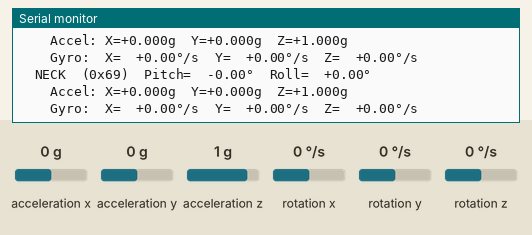
A sketch run on a simulated ESP32. Parts: the last lines printed to the serial monitor. Wiring (inferred from the names in the program): MPU-6050 motion sensor at I2C address 0x68; MPU-6050 motion sensor at I2C address 0x69. Inputs (shaded band) come from the test bench; at power-on: acceleration x 0 g, acceleration y 0 g, acceleration z 1 g, rotation x 0 °/s, rotation y 0 °/s, rotation z 0 °/s.

Above: at 2.0 s.
2.1 s: acceleration x set to -1.4 g
At 2.65 s:
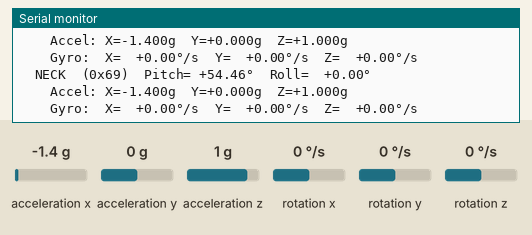
3.8 s: acceleration y set to -1.4 g
At 4.15 s:
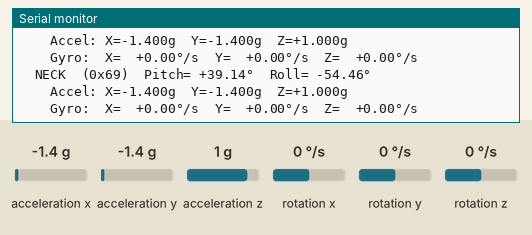
5.3 s: acceleration z set to -1.4 g
At 5.65 s:
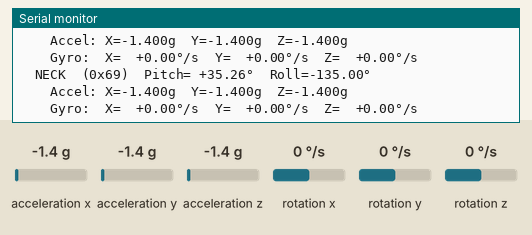
6.8 s: rotation x set to -192 °/s
At 7.15 s:
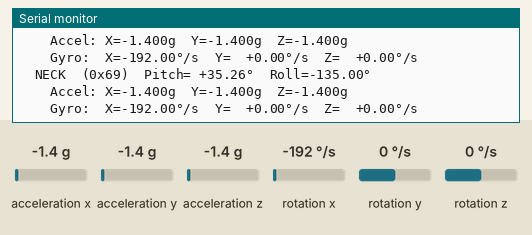
8.3 s: rotation y set to -192 °/s
At 8.65 s:
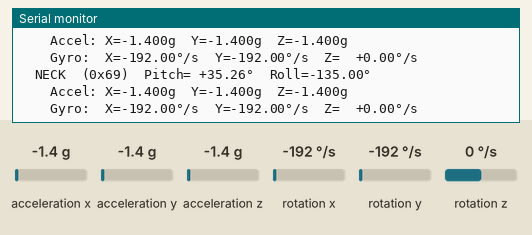
9.8 s: rotation z set to -192 °/s
At 10.15 s:
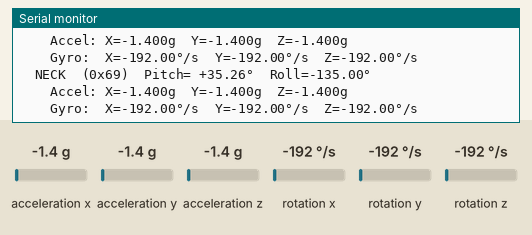
Timing chart, 0 to 12.3 s (numbered marks = the images above; inputs shaded):
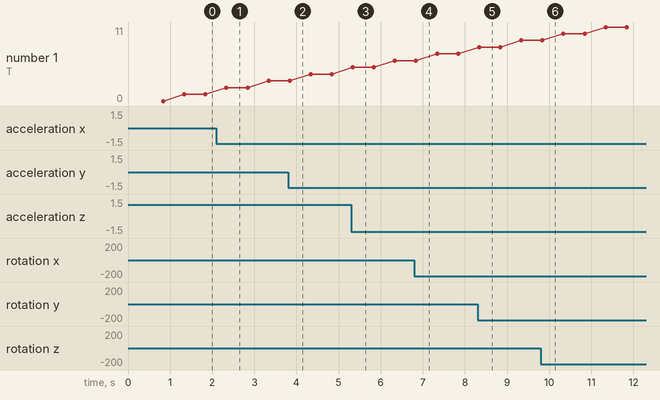

The sketch:

mpu6050_test.ino
```cpp
/*
 * ═══════════════════════════════════════════════════════════
 *  PoseGuide – Dual MPU6050 Test
 *  File: Hardware/mpu6050_test.ino
 * ═══════════════════════════════════════════════════════════
 *
 *  Tests BOTH MPU6050 sensors over I2C.
 *  No WiFi or extra libraries needed — uses Wire.h only.
 *
 *  WIRING (both MPUs share the same SDA/SCL lines):
 *
 *    ESP32 3.3V  ──┬── MPU #1 VCC      ── MPU #2 VCC
 *    ESP32 GND   ──┼── MPU #1 GND      ── MPU #2 GND
 *    ESP32 GPIO21──┼── MPU #1 SDA      ── MPU #2 SDA
 *    ESP32 GPIO22──┼── MPU #1 SCL      ── MPU #2 SCL
 *                  │
 *    ESP32 GND   ──┘── MPU #1 AD0  (address = 0x68, T4 torso)
 *    ESP32 3.3V  ────── MPU #2 AD0  (address = 0x69, C7 neck)
 *
 *  AD0 = GND  →  I2C address 0x68
 *  AD0 = 3.3V →  I2C address 0x69
 *
 *  What this sketch does:
 *    1. Scans I2C bus and reports what's found
 *    2. Initialises both MPUs (wakes them from sleep mode)
 *    3. Prints raw accel + gyro values every 500ms
 *    4. Computes simple pitch & roll from accelerometer
 *    5. Warns if a sensor is missing or returning bad data
 * ═══════════════════════════════════════════════════════════
 */

#include <Wire.h>

// ── I2C Pins (ESP32 default) ───────────────────────────────
#define SDA_PIN  21
#define SCL_PIN  22

// ── MPU6050 I2C Addresses ──────────────────────────────────
#define MPU_TORSO  0x68   // AD0 → GND  (T4, lower back sensor)
#define MPU_NECK   0x69   // AD0 → 3.3V (C7, neck/upper back sensor)

// ── MPU6050 Register Addresses ────────────────────────────
#define MPU_REG_PWR_MGMT_1   0x6B
#define MPU_REG_ACCEL_XOUT_H 0x3B
#define MPU_REG_WHO_AM_I     0x75
#define MPU_EXPECTED_WHOAMI  0x68   // WHO_AM_I always returns 0x68 regardless of AD0

// ── Config ─────────────────────────────────────────────────
#define SERIAL_BAUD   115200
#define READ_INTERVAL 500    // ms between readings

// ── Sensor raw data struct ─────────────────────────────────
struct MPUData {
  int16_t ax, ay, az;   // accelerometer raw (±2g range → ÷16384 = g)
  int16_t gx, gy, gz;   // gyroscope raw (±250°/s range → ÷131 = °/s)
  float pitch, roll;     // computed from accel (tilt angles in degrees)
  bool   ok;             // false if sensor not responding
};

// ── Globals ─────────────────────────────────────────────────
bool torsoOk = false;
bool neckOk  = false;
unsigned long lastRead = 0;

// ──────────────────────────────────────────────────────────
void setup() {
  Serial.begin(SERIAL_BAUD);
  delay(500);

  Wire.begin(SDA_PIN, SCL_PIN);
  Wire.setClock(400000);   // 400kHz Fast Mode

  printBanner();

  // ── I2C Bus Scan ───────────────────────────────────────
  scanI2C();

  // ── Initialise sensors ────────────────────────────────
  torsoOk = initMPU(MPU_TORSO, "Torso (0x68)");
  neckOk  = initMPU(MPU_NECK,  "Neck  (0x69)");

  Serial.println();
  Serial.println("─────────────────────────────────────────────────────");
  Serial.printf("  Torso MPU : %s\n", torsoOk ? "✅ FOUND & READY" : "❌ NOT FOUND");
  Serial.printf("  Neck  MPU : %s\n", neckOk  ? "✅ FOUND & READY" : "❌ NOT FOUND");
  Serial.println("─────────────────────────────────────────────────────");

  if (!torsoOk && !neckOk) {
    Serial.println("\n  Both sensors missing! Check wiring:");
    Serial.println("  - VCC → 3.3V (not 5V)");
    Serial.println("  - SDA → GPIO 21");
    Serial.println("  - SCL → GPIO 22");
    Serial.println("  - AD0 → GND for 0x68, 3.3V for 0x69");
    Serial.println("  Halting.");
    while (true) delay(1000);
  }

  Serial.println("\n  Reading every 500ms. Tilt the sensors to see values change.\n");
  Serial.println("  FORMAT:  Pitch = forward/back tilt   Roll = side tilt");
  Serial.println("  GOOD posture: both sensors near 0°\n");
}

// ──────────────────────────────────────────────────────────
void loop() {
  unsigned long now = millis();
  if (now - lastRead < READ_INTERVAL) return;
  lastRead = now;

  MPUData torso = {}, neck = {};

  if (torsoOk) {
    torso = readMPU(MPU_TORSO);
    torso.ok = true;
  }
  if (neckOk) {
    neck = readMPU(MPU_NECK);
    neck.ok = true;
  }

  // ── Print formatted table ──────────────────────────────
  Serial.printf("\n[T=%lus]\n", now / 1000);

  printMPURow("TORSO (0x68)", torso, torsoOk);
  printMPURow("NECK  (0x69)", neck,  neckOk);

  // ── Warn if values look frozen (all zeros = bad connection) ──
  if (torsoOk && torso.ax == 0 && torso.ay == 0 && torso.az == 0) {
    Serial.println("  ⚠️  Torso: all zeros — check SDA/SCL wiring");
  }
  if (neckOk && neck.ax == 0 && neck.ay == 0 && neck.az == 0) {
    Serial.println("  ⚠️  Neck:  all zeros — check SDA/SCL wiring");
  }
}

// ──────────────────────────────────────────────────────────
bool initMPU(uint8_t addr, const char* label) {
  Serial.printf("\n  Initialising %s...\n", label);

  // Check WHO_AM_I register
  Wire.beginTransmission(addr);
  Wire.write(MPU_REG_WHO_AM_I);
  if (Wire.endTransmission(false) != 0) {
    Serial.printf("  ❌ %s: No I2C ACK — not connected\n", label);
    return false;
  }
  Wire.requestFrom((uint8_t)addr, (uint8_t)1);
  uint8_t whoami = Wire.read();
  Serial.printf("  WHO_AM_I = 0x%02X (expected 0x68) %s\n",
    whoami, whoami == MPU_EXPECTED_WHOAMI ? "✅" : "⚠️ unexpected");

  // Wake up: write 0 to PWR_MGMT_1 (clears sleep bit)
  writeReg(addr, MPU_REG_PWR_MGMT_1, 0x00);
  delay(100);

  // Confirm it's awake by reading the register back
  uint8_t pwr = readReg(addr, MPU_REG_PWR_MGMT_1);
  if (pwr == 0x00) {
    Serial.printf("  PWR_MGMT_1 = 0x%02X ✅ (awake)\n", pwr);
    return true;
  } else {
    Serial.printf("  PWR_MGMT_1 = 0x%02X ⚠️ (check sensor)\n", pwr);
    return false;
  }
}

// ──────────────────────────────────────────────────────────
MPUData readMPU(uint8_t addr) {
  MPUData d;

  Wire.beginTransmission(addr);
  Wire.write(MPU_REG_ACCEL_XOUT_H);
  Wire.endTransmission(false);
  Wire.requestFrom((uint8_t)addr, (uint8_t)14);  // 14 bytes: accel + temp + gyro

  d.ax = (Wire.read() << 8) | Wire.read();
  d.ay = (Wire.read() << 8) | Wire.read();
  d.az = (Wire.read() << 8) | Wire.read();
  Wire.read(); Wire.read();  // skip temperature

  d.gx = (Wire.read() << 8) | Wire.read();
  d.gy = (Wire.read() << 8) | Wire.read();
  d.gz = (Wire.read() << 8) | Wire.read();

  // Convert to g (±2g range)
  float ax_g = d.ax / 16384.0f;
  float ay_g = d.ay / 16384.0f;
  float az_g = d.az / 16384.0f;

  // Simple tilt angles from accelerometer (works when sensor is relatively still)
  d.pitch = atan2(-ax_g, sqrt(ay_g * ay_g + az_g * az_g)) * 180.0f / PI;
  d.roll  = atan2( ay_g, az_g) * 180.0f / PI;

  return d;
}

// ──────────────────────────────────────────────────────────
void printMPURow(const char* label, MPUData& d, bool active) {
  if (!active) {
    Serial.printf("  %-12s  ❌ NOT CONNECTED\n", label);
    return;
  }

  // Accel in g (÷16384 for ±2g range)
  float ax = d.ax / 16384.0f;
  float ay = d.ay / 16384.0f;
  float az = d.az / 16384.0f;

  // Gyro in °/s (÷131 for ±250°/s range)
  float gx = d.gx / 131.0f;
  float gy = d.gy / 131.0f;
  float gz = d.gz / 131.0f;

  Serial.printf("  %-12s  Pitch=%+7.2f°  Roll=%+7.2f°\n",
    label, d.pitch, d.roll);
  Serial.printf("    Accel: X=%+6.3fg  Y=%+6.3fg  Z=%+6.3fg\n", ax, ay, az);
  Serial.printf("    Gyro:  X=%+7.2f°/s  Y=%+7.2f°/s  Z=%+7.2f°/s\n", gx, gy, gz);
}

// ──────────────────────────────────────────────────────────
void scanI2C() {
  Serial.println("[I2C] Scanning bus (GPIO21=SDA, GPIO22=SCL)...\n");
  Serial.println("      Addr | Status");
  Serial.println("      -----|-------");

  int found = 0;
  for (uint8_t addr = 1; addr < 127; addr++) {
    Wire.beginTransmission(addr);
    uint8_t err = Wire.endTransmission();
    if (err == 0) {
      found++;
      const char* hint = "";
      if (addr == 0x68) hint = "  ← MPU6050 #1 (AD0=GND)  ✅";
      if (addr == 0x69) hint = "  ← MPU6050 #2 (AD0=3.3V) ✅";
      if (addr == 0x48) hint = "  ← ADS1115";
      Serial.printf("      0x%02X | Found%s\n", addr, hint);
    }
  }

  if (found == 0) {
    Serial.println("      No devices found! Check 3.3V, GND, SDA, SCL wiring.");
  } else {
    Serial.printf("\n      Found %d device(s) on I2C bus.\n", found);

    if (found == 1) {
      Serial.println("      ⚠️  Only 1 MPU found — check AD0 pin on missing sensor.");
    }
    if (found >= 2) {
      Serial.println("      ✅  Both MPUs detected.");
    }
  }
}

// ──────────────────────────────────────────────────────────
void writeReg(uint8_t addr, uint8_t reg, uint8_t val) {
  Wire.beginTransmission(addr);
  Wire.write(reg);
  Wire.write(val);
  Wire.endTransmission();
}

uint8_t readReg(uint8_t addr, uint8_t reg) {
  Wire.beginTransmission(addr);
  Wire.write(reg);
  Wire.endTransmission(false);
  Wire.requestFrom((uint8_t)addr, (uint8_t)1);
  return Wire.read();
}

// ──────────────────────────────────────────────────────────
void printBanner() {
  Serial.println();
  Serial.println("═══════════════════════════════════════════════════");
  Serial.println("  PoseGuide – Dual MPU6050 Sensor Test");
  Serial.println("═══════════════════════════════════════════════════");
  Serial.println("  No WiFi needed. Uses Wire.h only.");
  Serial.println("  SDA → GPIO 21   SCL → GPIO 22");
  Serial.println("  MPU #1 (Torso): AD0 → GND  → address 0x68");
  Serial.println("  MPU #2 (Neck) : AD0 → 3.3V → address 0x69");
  Serial.println("═══════════════════════════════════════════════════");
  Serial.println();
}
```

Measured:
- after the input at 2.1 s, the serial monitor: prints a new line after 0.24 s (image 1)
- after the input at 3.8 s, the serial monitor: prints a new line at once (image 2)
- after the input at 5.3 s, the serial monitor: prints a new line at once (image 3)
- after the input at 6.8 s, the serial monitor: prints a new line at once (image 4)
- after the input at 8.3 s, the serial monitor: prints a new line at once (image 5)
- after the input at 9.8 s, the serial monitor: prints a new line at once (image 6)
